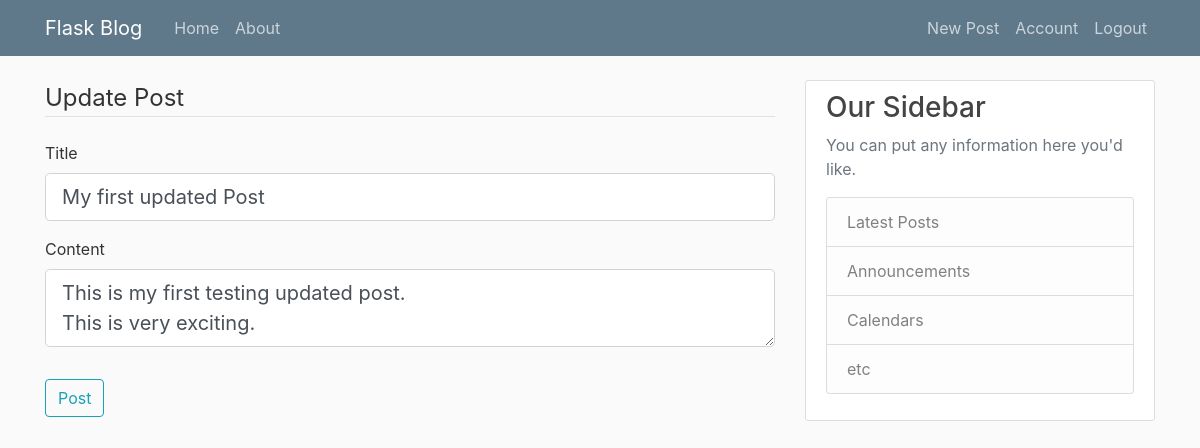
Screenshot of /post/1/update (signed in) with the database file from the repository.
### flaskblog/models.py (models this page shows, shortened)
class Post(db.Model):
    id = db.Column(db.Integer, primary_key=True)
    title = db.Column(db.String(100), nullable=False)
    date_posted = db.Column(db.DateTime, nullable=False, default=datetime.utcnow)
    content = db.Column(db.Text, nullable=False)
    user_id = db.Column(db.Integer, db.ForeignKey('user.id'), nullable=False)

### flaskblog/posts/routes.py (the view)
@posts.route("/post/<int:post_id>/update", methods=['GET', 'POST'])
@login_required
def update_post(post_id):
    post = Post.query.get_or_404(post_id)
    if post.author != current_user:
        abort(403)
    form = PostForm()
    if form.validate_on_submit():
        post.title = form.title.data
        post.content = form.content.data
        db.session.commit()
        flash('Your post has been updated!', 'success')
        return redirect(url_for('posts.post', post_id=post.id))
    elif request.method == 'GET':
        form.title.data = post.title
        form.content.data = post.content
    return render_template('create_post.html', title='Update Post',
                           form=form, legend='Update Post')

### flaskblog/posts/forms.py
class PostForm(FlaskForm):
    title = StringField('Title', validators=[DataRequired()])
    content = TextAreaField('Content', validators=[DataRequired()])
    submit = SubmitField('Post')

### flaskblog/models.py (called while the page is built)
@login_manager.user_loader
def load_user(user_id):
    return User.query.get(int(user_id))

### flaskblog/templates/create_post.html (shortened to what this page needs)
{% extends "layout.html" %}
{% block content %}
    <div class="'content-section">
        <form method="POST" action="">
            <fieldset class="form-group">
                <legend class="border-bottom mb-4">{{ legend }}</legend>
                <div class="form-group">
                    {{ form.title.label(class="form-control-label") }}
                    {% if form.title.errors %}
                        {{ form.title(class="form-control form-control-lg is-invalid") }}
                        <div class="invalid-feedback">
                            {% for error in form.title.errors %}
                                <span>{{ error }}</span>
                            {% endfor %}
                        </div>
                    {% else %}
                        {{ form.title(class="form-control form-control-lg") }}
                    {% endif %}
                </div>
                <div class="form-group">
                    {{ form.content.label(class="form-control-label") }}
                    {% if form.content.errors %}
                        {{ form.content(class="form-control form-control-lg is-invalid") }}
                        <div class="invalid-feedback">
                            {% for error in form.content.errors %}
                                <span>{{ error }}</span>
                            {% endfor %}
                        </div>
                    {% else %}
                        {{ form.content(class="form-control form-control-lg") }}
                    {% endif %}
                </div>
            </fieldset>
            <div class="form-group">
                {{ form.submit(class="btn btn-outline-info") }}
            </div>
        </form>
    </div>
{% endblock content %}

### flaskblog/static/main.css (style rules this page uses)
body { background: #fafafa; color: #333333; margin-top: 5rem; }

### rows the page displays
Post: title "My first updated Post", content "This is my first testing updated post. This is very exciting."

### other values shown
{{ legend }} "Update Post"
